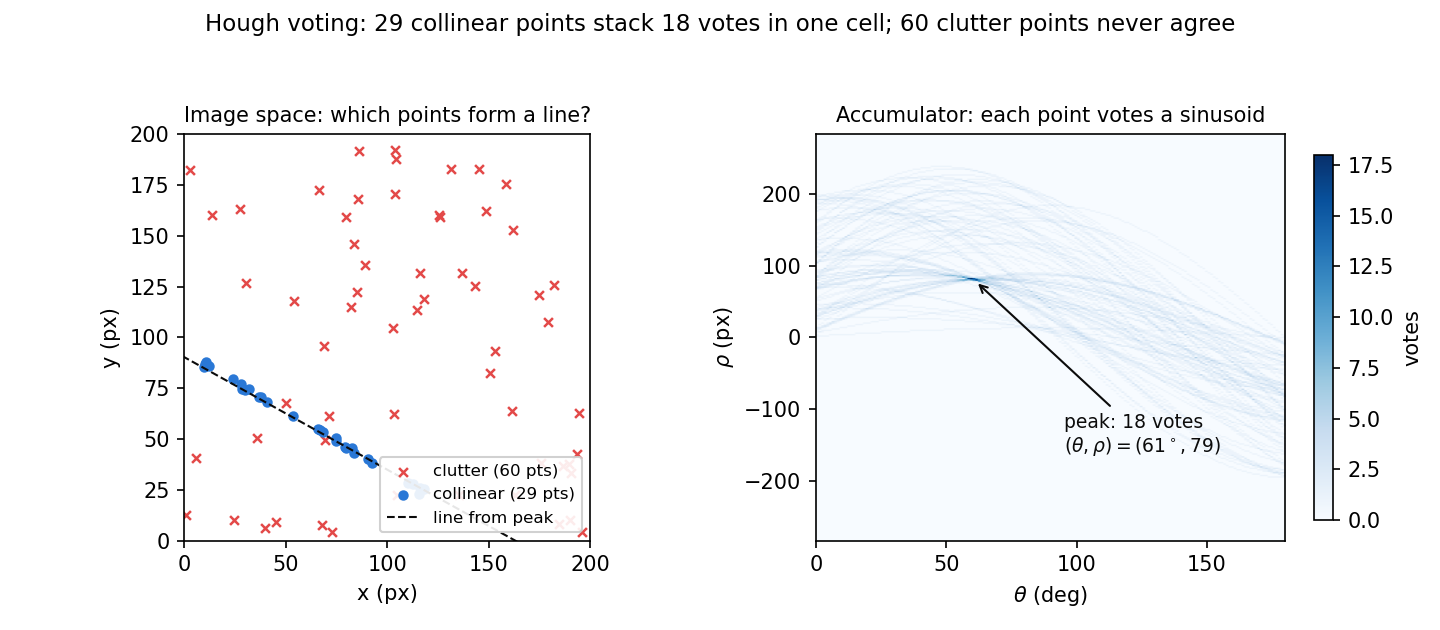
#> input picture chapters/2.Theory/images/theory-2-hough.png, 1440 x 630 px, given in place of test.mp4, which was not available
$ python cv_filters.py
#> lines starting #> are read from the running program, lines starting #| are printed output that depends on the picture; after the words box and inside, x2 and y2 are one past the last pixel; in counts of white or black regions, pixels touching at a corner belong together; pictures that were not available may be replaced by others from this repository, and a replacement may not be noted
# Noise vs. filters: mean / Gaussian / median on a real game-frame crop.
# Generates chapters/2.Theory/images/theory-cv-filters.png
# Run: python3 examples/theory/cv_filters.py   (any cwd works)

from pathlib import Path

import cv2
import matplotlib

matplotlib.use("Agg")
import matplotlib.pyplot as plt
import numpy as np

ROOT = Path(__file__).resolve().parents[2]
VIDEO = ROOT / "examples" / "test.mp4"
OUT = ROOT / "chapters" / "2.Theory" / "images" / "theory-cv-filters.png"

rng = np.random.default_rng(42)

# -- the same 7.0 s frame used throughout the OpenCV section of the book
cap = cv2.VideoCapture(str(VIDEO))
cap.set(cv2.CAP_PROP_POS_MSEC, 7000)
ok, frame = cap.read()
#> frame is the input picture: shape (630, 1440, 3); mean B, G, R 246.8, 245.4, 244.3
assert ok, "cannot read examples/test.mp4"
gray = cv2.cvtColor(frame, cv2.COLOR_BGR2GRAY)
clean = gray[400:620, 540:940]  # crop around the front blue car's armor plates
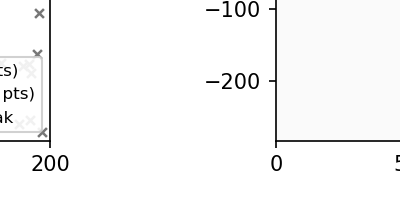
#> clean: shape (220, 400); min 0, max 255, mean 248.5

# -- two noise models
gauss = np.clip(
    clean.astype(np.float64) + rng.normal(0.0, 15.0, clean.shape), 0, 255
).astype(np.uint8)
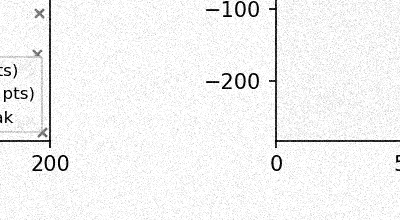
#> gauss: shape (220, 400); min 0, max 255, mean 242.8

salt_pepper = clean.copy()
mask = rng.random(clean.shape)
salt_pepper[mask < 0.025] = 0
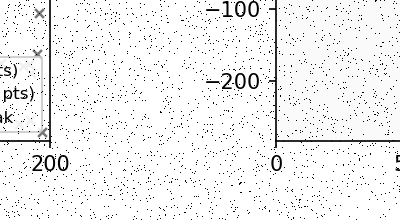
#> salt_pepper: shape (220, 400); 2.53% of pixels changed, all inside (x1, y1, x2, y2) = (0, 0, 400, 220)
salt_pepper[mask > 0.975] = 255
#> salt_pepper: shape (220, 400); 0.59% of pixels changed, all inside (x1, y1, x2, y2) = (2, 0, 400, 171)

# -- three filters, same 5x5 support
def filters(img):
    return {
        "mean 5x5": cv2.blur(img, (5, 5)),
        "Gaussian 5x5": cv2.GaussianBlur(img, (5, 5), 0),
        "median 5x5": cv2.medianBlur(img, 5),
    }

def rmse(img):
    return float(np.sqrt(np.mean((img.astype(np.float64) - clean.astype(np.float64)) ** 2)))

rows = [
    ("Gaussian noise (sigma=15)", gauss),
    ("salt & pepper (5%)", salt_pepper),
]

fig, axes = plt.subplots(2, 4, figsize=(12.6, 5.6))
for r, (row_name, noisy) in enumerate(rows):
    panels = [("noisy input", noisy)] + list(filters(noisy).items())
    for c, (name, img) in enumerate(panels):
        ax = axes[r][c]
        ax.imshow(img, cmap="gray", vmin=0, vmax=255)
        ax.set_xticks([])
        ax.set_yticks([])
        ax.set_title(f"{name} - RMSE {rmse(img):.1f}", fontsize=10)
        if c == 0:
            ax.set_ylabel(row_name, fontsize=10)
#> this loop made 2 passes
#> (r, row_name) on passes 1 to 2: (0, 'Gaussian noise (sigma=15)'), (1, 'salt & pepper (5%)')
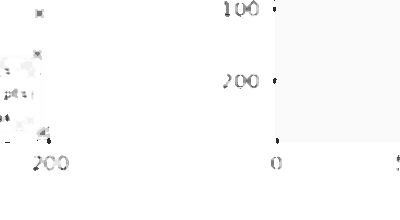
#> img: shape (220, 400); min 37, max 255, mean 252.5

fig.suptitle(
    "Match the filter to the noise: linear filters average Gaussian noise away,\n"
    "but only the median removes salt & pepper instead of smearing it (RMSE vs. clean crop, gray levels)",
    fontsize=12,
)
fig.tight_layout(rect=(0, 0, 1, 0.90))
OUT.parent.mkdir(parents=True, exist_ok=True)
fig.savefig(OUT, dpi=150, bbox_inches="tight")
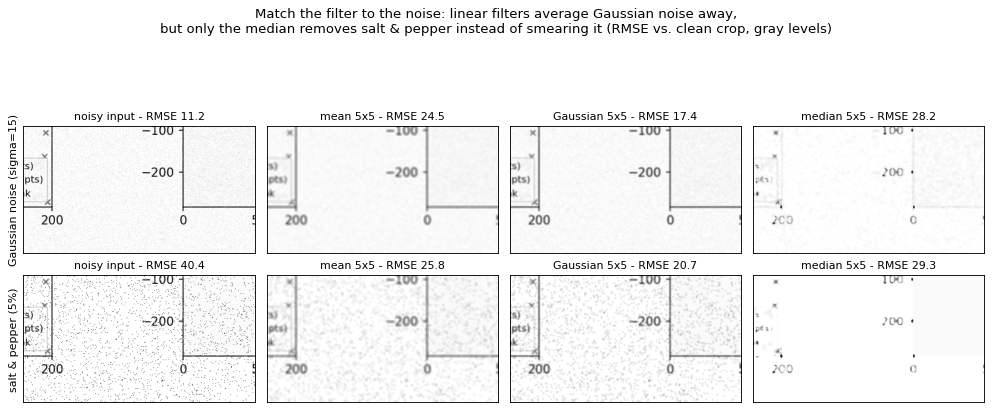
#> figure drawn by matplotlib, 8 panels
print("saved", OUT)
for r, (row_name, noisy) in enumerate(rows):
    line = [f"{row_name}: input {rmse(noisy):.1f}"]
    line += [f"{k} {rmse(v):.1f}" for k, v in filters(noisy).items()]
    print(" | ".join(line))
#> this loop made 2 passes
#> (r, row_name, line) on passes 1 to 2: (0, 'Gaussian noise (sigma=15)', ['Gaussian noise (sigma=15): input 11.2']), (1, 'salt & pepper (5%)', ['salt & pepper (5%): input 40.4'])
#| Gaussian noise (sigma=15): input 11.2 | mean 5x5 24.5 | Gaussian 5x5 17.4 | median 5x5 28.2
#| salt & pepper (5%): input 40.4 | mean 5x5 25.8 | Gaussian 5x5 20.7 | median 5x5 29.3

$ run again, on chapters/2.Theory/images/theory-2-ransac.png
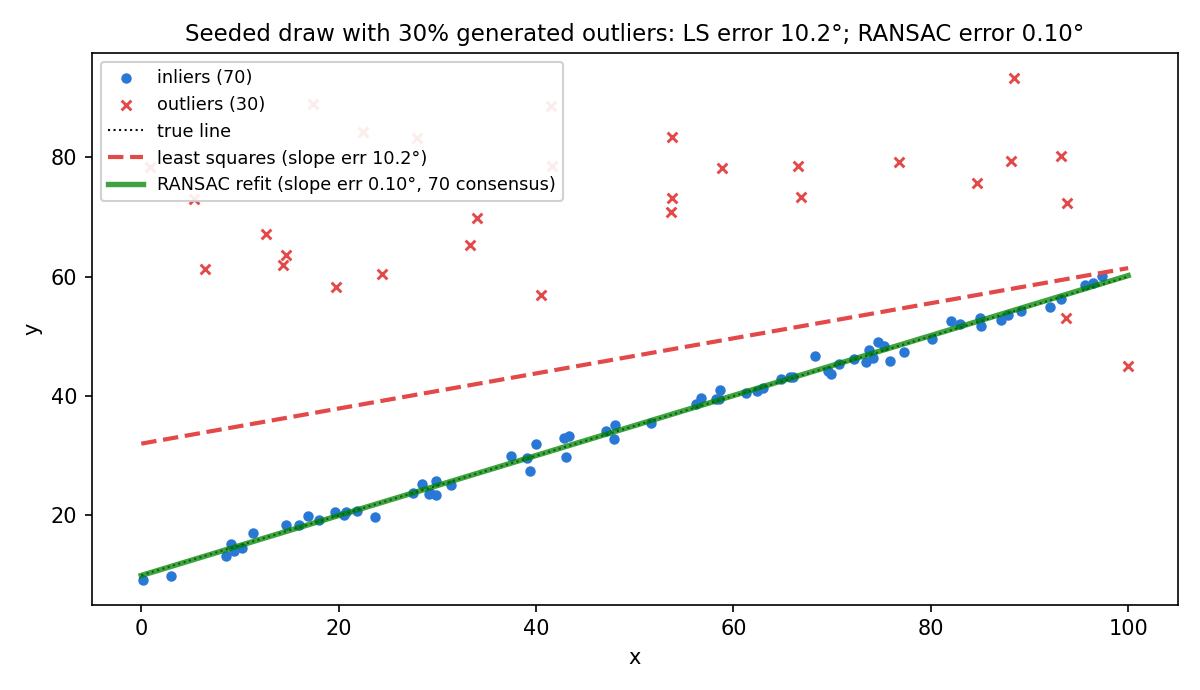
#> input picture chapters/2.Theory/images/theory-2-ransac.png, 1200 x 690 px, given in place of test.mp4, which was not available
#> frame is the input picture: shape (690, 1200, 3); mean B, G, R 247.7, 248, 247.8
#> `gauss = np.clip( clean.astype(np.float64) + rng.normal(0.0, 15.0, clea..`:
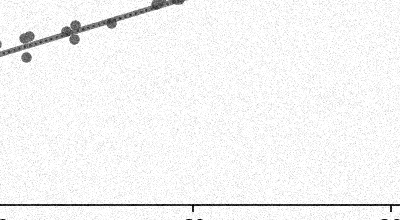
#> gauss: shape (220, 400); min 0, max 255, mean 244.2
#> `salt_pepper[mask < 0.025] = 0`:
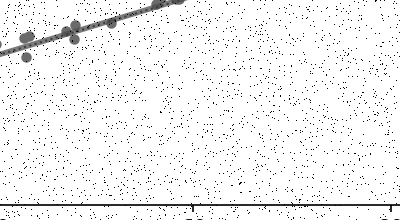
#> salt_pepper: shape (220, 400); min 0, max 255, mean 243.9
#> the loop `for r, (row_name, noisy) in enumerate(rows):` made 2 passes
#> (r, row_name) on passes 1 to 2: (0, 'Gaussian noise (sigma=15)'), (1, 'salt & pepper (5%)')
#> the loop `for r, (row_name, noisy) in enumerate(rows):` made 2 passes
#> (r, row_name, line) on passes 1 to 2: (0, 'Gaussian noise (sigma=15)', ['Gaussian noise (sigma=15): input 11.1']), (1, 'salt & pepper (5%)', ['salt & pepper (5%): input 40.5'])
#> (printed output is left out)

$ run again, on chapters/2.Theory/images/theory-2-rune-circle.png
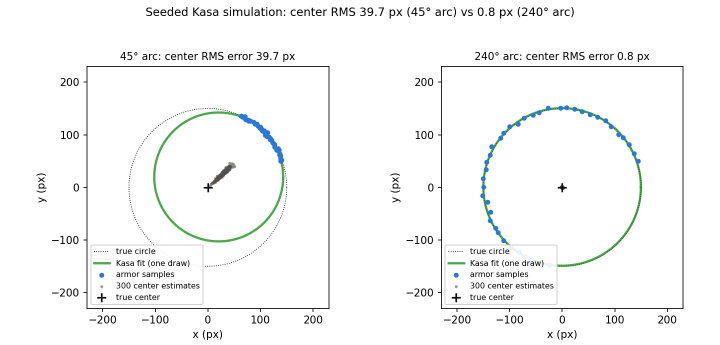
#> input picture chapters/2.Theory/images/theory-2-rune-circle.png, 1440 x 690 px, given in place of test.mp4, which was not available (shown at 1/2 size)
#> frame is the input picture: shape (690, 1440, 3); mean B, G, R 247.7, 247.8, 246.9
#> `salt_pepper[mask < 0.025] = 0`:
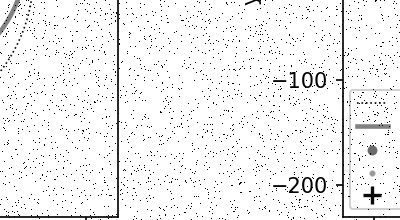
#> salt_pepper: shape (220, 400); min 0, max 255, mean 242.9
#> the loop `for r, (row_name, noisy) in enumerate(rows):` made 2 passes
#> (r, row_name) on passes 1 to 2: (0, 'Gaussian noise (sigma=15)'), (1, 'salt & pepper (5%)')
#> after the loop `for r, (row_name, noisy) in enumerate(rows):`:
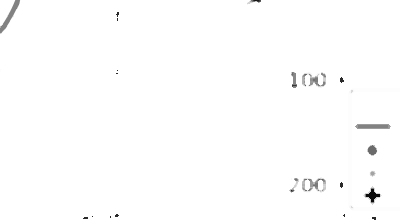
#> img: shape (220, 400); min 11, max 255, mean 253.4
#> the loop `for r, (row_name, noisy) in enumerate(rows):` made 2 passes
#> (r, row_name, line) on passes 1 to 2: (0, 'Gaussian noise (sigma=15)', ['Gaussian noise (sigma=15): input 11.1']), (1, 'salt & pepper (5%)', ['salt & pepper (5%): input 40.5'])
#> (printed output is left out)

$ run again, on chapters/2.Theory/images/theory-camera-depth.png
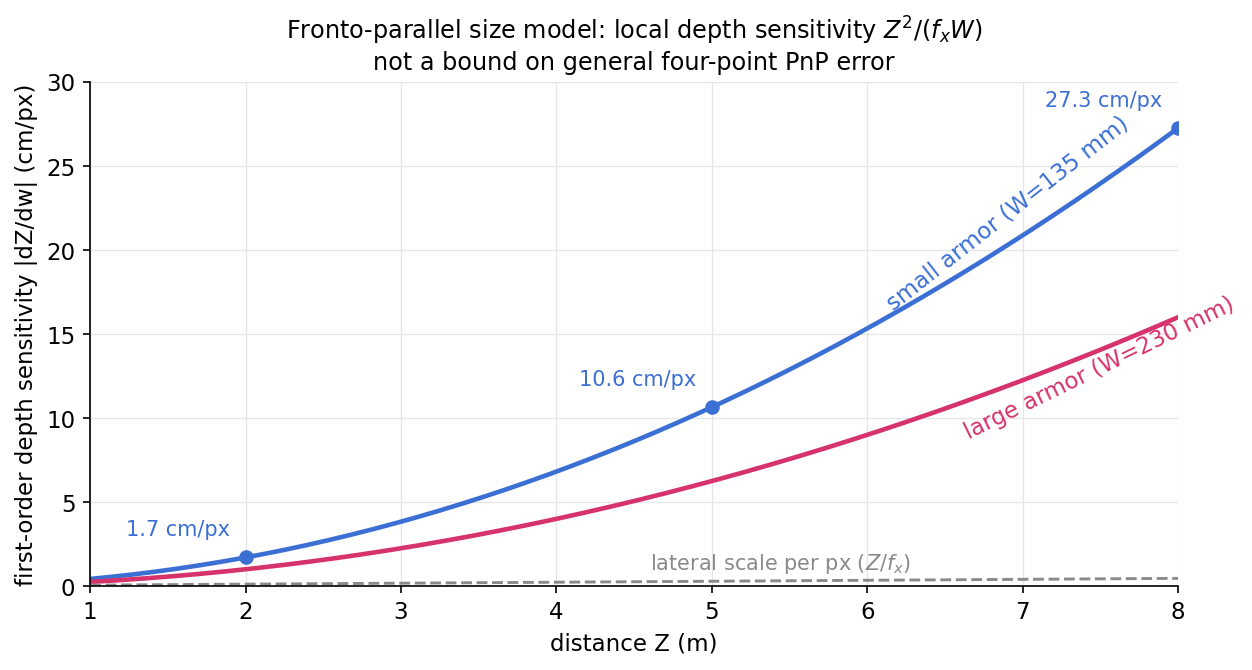
#> input picture chapters/2.Theory/images/theory-camera-depth.png, 1252 x 670 px, given in place of test.mp4, which was not available
#> frame is the input picture: shape (670, 1252, 3); mean B, G, R 248.6, 247.2, 247.9
#> `salt_pepper[mask > 0.975] = 255`:
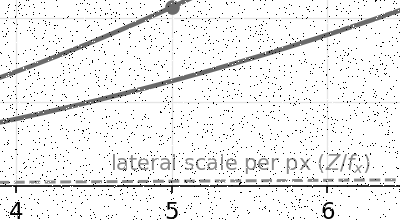
#> salt_pepper: shape (220, 400); min 0, max 255, mean 238.4
#> the loop `for r, (row_name, noisy) in enumerate(rows):` made 2 passes
#> (r, row_name) on passes 1 to 2: (0, 'Gaussian noise (sigma=15)'), (1, 'salt & pepper (5%)')
#> after the loop `for r, (row_name, noisy) in enumerate(rows):`:
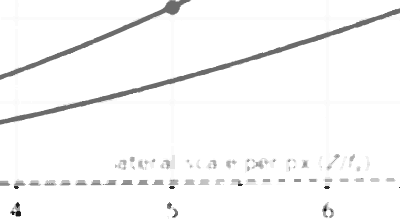
#> img: shape (220, 400); min 11, max 255, mean 247.8
#> the loop `for r, (row_name, noisy) in enumerate(rows):` made 2 passes
#> (r, row_name, line) on passes 1 to 2: (0, 'Gaussian noise (sigma=15)', ['Gaussian noise (sigma=15): input 11.4']), (1, 'salt & pepper (5%)', ['salt & pepper (5%): input 39.9'])
#> (printed output is left out)
